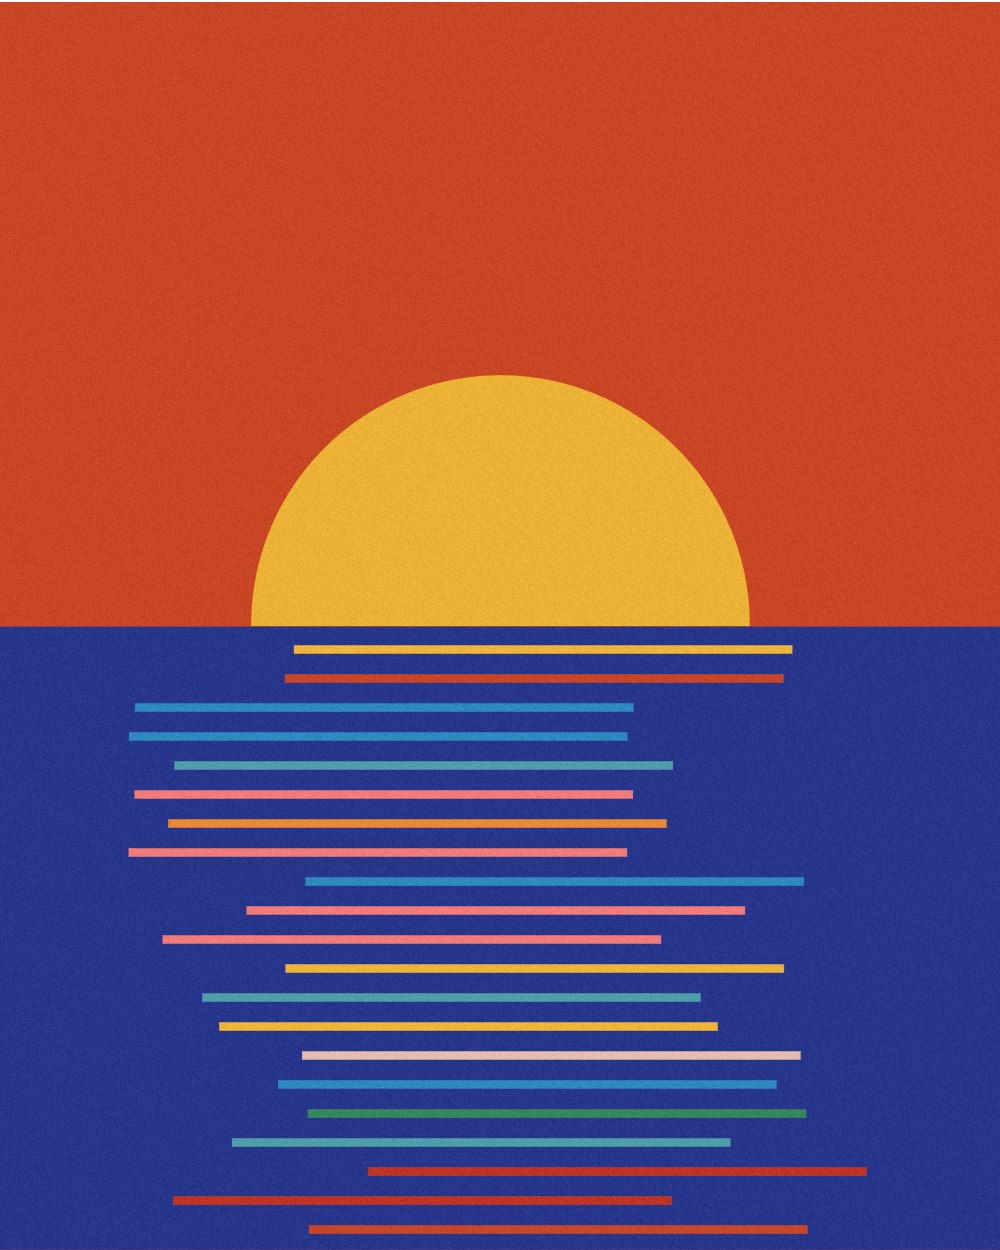

Write the Python code that produced this figure.
from sdf_ui import *

from random import random, choice

SIZE = (1000, 1250)

red = hex_col("cc411e")
yellow = hex_col("f4b82f")
blue = hex_col("1c328b")

colors = ["f1b82b", "268ac2", "499fae", "c32c1b", "ee8a2d", "f57b78", "2c8956", "eac1b0", "cc411e", "f4b82f"]

transparency = lambda color: (*color[:3], 0)

color = lambda: hex_col(choice(colors))

if __name__ == "__main__":
    with Context(SIZE) as ctx:
        bg = clear_color(ctx, red)

        sea_sdf = rounded_rect(ctx, (ctx.percent_x(50), ctx.percent_y(24.9)), (ctx.percent_x(55), ctx.percent_y(25)), (0, 0, 0, 0))
        sea = sea_sdf.fill(blue, transparency(blue))
        sea_mask = sea_sdf.generate_mask()

        transparent = clear_color(ctx, (0, 0, 0, 0))
        sun = disc(ctx, (ctx.percent_x(50), ctx.percent_y(50)), ctx.percent_x(25)).fill(yellow, transparency(yellow))

        sun = sun.mask(transparent, sea_mask.invert())

        bg = bg.alpha_overlay(sea).alpha_overlay(sun)

        num_stripes = 20

        size = (ctx.percent_x(25), 5)
        distance = (ctx.percent_y(50)-40) / 20

        stripes_y = range(20, int(ctx.percent_y(50))-20, int(distance))
        stripes_x = map(lambda _: ctx.percent_x(50) + (random()-0.5)*ctx.percent_x(25), stripes_y)

        centers = list(zip(stripes_x, stripes_y))

        for center in centers:
            col = color()
            rr = rounded_rect(ctx, center, size, (0, 0, 0, 0)).fill(col, transparency(col))

            bg = bg.alpha_overlay(rr)

        bg = bg.alpha_overlay(film_grain(ctx).to_lab().transparency(0.05))

        bg.save("dawn.png")
